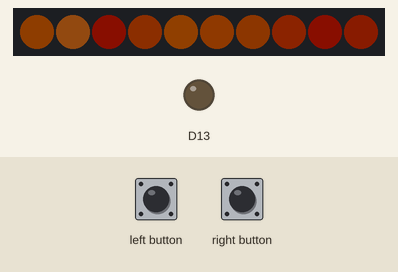
This sketch was run on a simulated Adafruit Circuit Playground Express. Parts: 10 RGB LEDs in strip order, left to right, output pins drawn as LEDs (lit = HIGH). Inputs (shaded band) come from the test bench. Dim RGB values are drawn brighter than linear; random numbers use the default seed unless the sketch sets one.

Above: at 1.2 s.
1.3 s: right button pressed for 0.15 s
At 1.87 s:
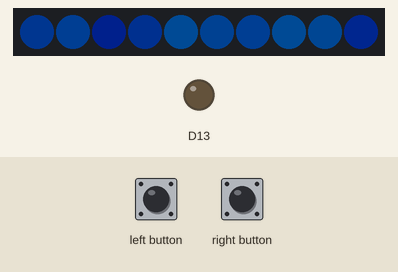
3.4 s: left button pressed for 0.15 s
At 4.81 s:
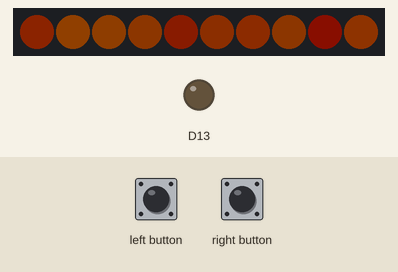
6.5 s: left button pressed for 1 s
At 6.75 s:
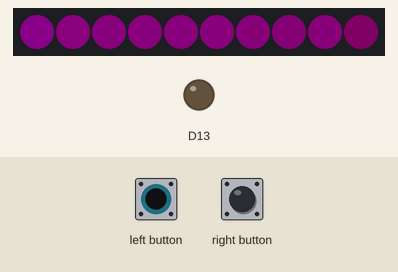

The sketch:

cxplayfire.ino
```cpp
#include <Adafruit_CircuitPlayground.h>

//  The Circuit playground has 10 integrated LEDs
#define NUM_LEDS 10

//  Base Red / Blue / Green (color) struct
struct RGB {
  byte r;
  byte g;
  byte b;
};

//  The flame color array (the first is the default):
RGB flameColors[] = {
  { 226, 121, 35},  // Orange flame
  { 158, 8, 148},   // Purple flame
  { 74, 150, 12},   // Green flame
  { 226, 15, 30},   // Red flame
  { 0, 128, 255}    // Blue flame
  };

//  Number of flame colors
int NUMBER_OF_COLORS = sizeof(flameColors) / sizeof(RGB);

//  Tracks the current color
int currentColorIndex = 0;

//  Tracking if it's ok to shift colors or not
bool okToChangeColors = true;

void setup() {
  CircuitPlayground.begin();
}

void loop() {
  //  Get the current colors based on the color index:
  RGB currentColor = flameColors[currentColorIndex];

  // If the left button is pressed....
  if (CircuitPlayground.leftButton()) {
      if(okToChangeColors){
        okToChangeColors = false;

        //  Shift to another color flame:
        if(currentColorIndex < (NUMBER_OF_COLORS - 1)){
          currentColorIndex++;
        } else {
          //  Roll around to zero
          currentColorIndex = 0;
        }
      }
  }
  if (CircuitPlayground.rightButton()) {
      if(okToChangeColors){
        okToChangeColors = false;

        //  Shift to another color flame:
        if(currentColorIndex > 0){
          currentColorIndex--;
        } else {
          //  Roll around to the top
          currentColorIndex = (NUMBER_OF_COLORS -1);
        }
      }
  } else {
      okToChangeColors = true;
  }

  CircuitPlayground.clearPixels();

  //  Flicker, based on our initial RGB values
  for(int i=0; i < NUM_LEDS; i++) {
    int flicker = random(0,100);
    int r1 = currentColor.r-flicker;
    int g1 = currentColor.g-flicker;
    int b1 = currentColor.b-flicker;
    if(g1<0) g1=0;
    if(r1<0) r1=0;
    if(b1<0) b1=0;
    CircuitPlayground.setPixelColor(i,r1,g1,b1);
  }

  //  Adjust the delay here, if you'd like.  Right now, it randomizes the
  //  color switch delay to give a sense of realism
  delay(random(50,200));
}
```
